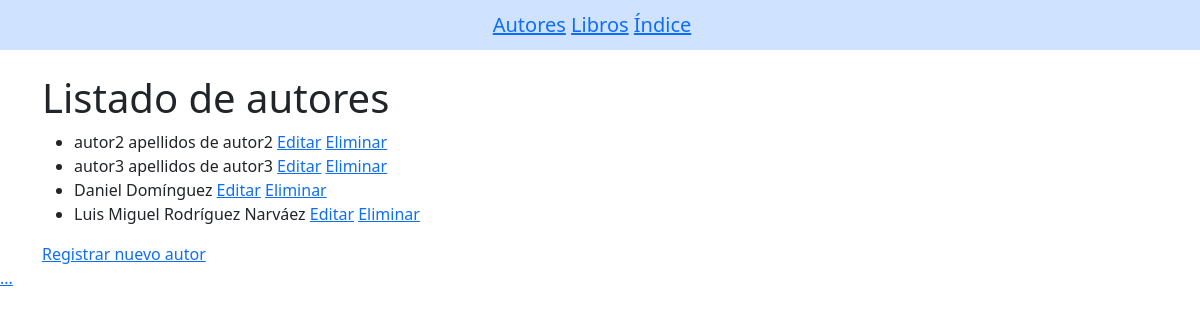
The app's page /author/, older data.
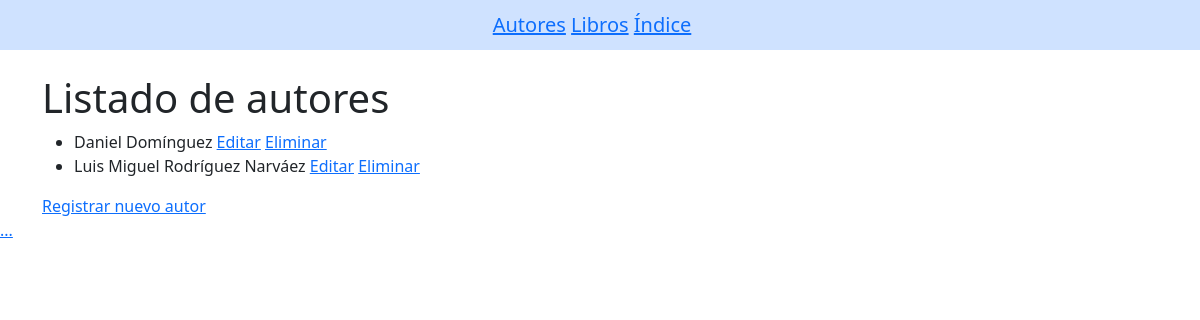
The same page, newer data.
### HolaMundo/models.py (models this page shows)
class Author (models.Model):
    name=models.CharField (verbose_name='Nombre', # etiqueta dentro de la tabla
    max_length= 100,
    default=''
    )
    last_name=models.CharField(verbose_name='Apellido',
    max_length=150,
    default='')
    age=models.PositiveSmallIntegerField (verbose_name='Edad',)
    mail=models.EmailField(verbose_name='email',max_length=150,default='')
    def __str__(self):
        return f'{self.name} {self.last_name}'

### HolaMundo/views.py (the view)
# urls.py: path('author/', views.author),
def author (request):
    author = Author.objects.all()
    return render(request,'author.html',{'authors': author})

### HolaMundo/Templates/author.html (shortened to what this page needs)
<!DOCTYPE html>
<html lang="en">
<head>
    <link href="https://cdn.jsdelivr.net/npm/bootstrap@5.3.2/dist/css/bootstrap.min.css" rel="stylesheet">
    {% extends 'index.html' %}
    {%block content%}
    <h1>Listado de autores</h1>
    <ul>
        {% for aut in authors %}
        <li>
            {{ aut }}
            <a href="/editarAutor/{{aut.id}}">Editar</a>
            <a href="/eliminarAutor/{{aut.id}}"
                onclick="return confirm('¿Estás seguro?');">
                Eliminar</a>
        </li>
        {% endfor %}
    </ul>
    <div><a href="/crearAutor/">Registrar nuevo autor</a></div>
    {%endblock%}

Row changes from the older to the newer data that the page shows:
removed Author: name+last_name "autor2 apellidos de autor2"
removed Author: name+last_name "autor3 apellidos de autor3"
